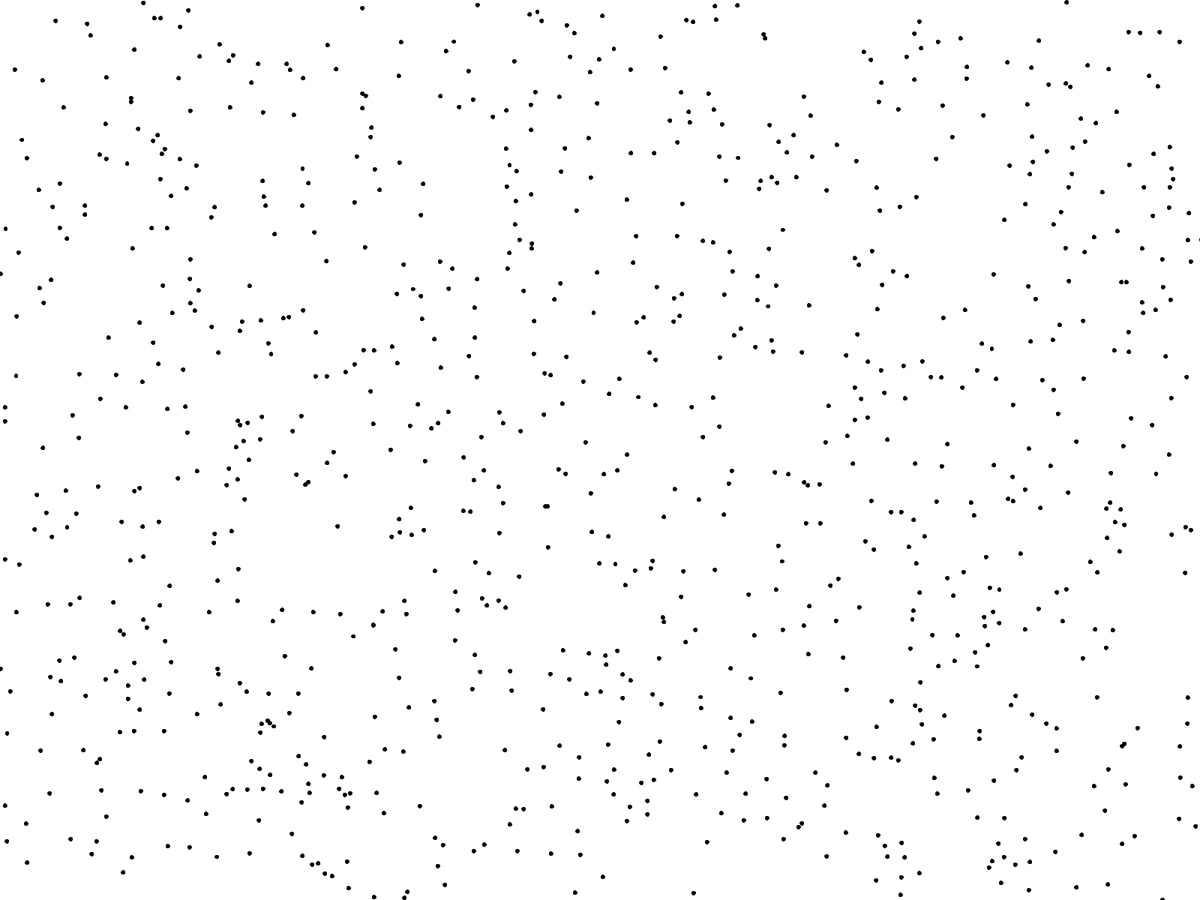
Frame 1 (no input)
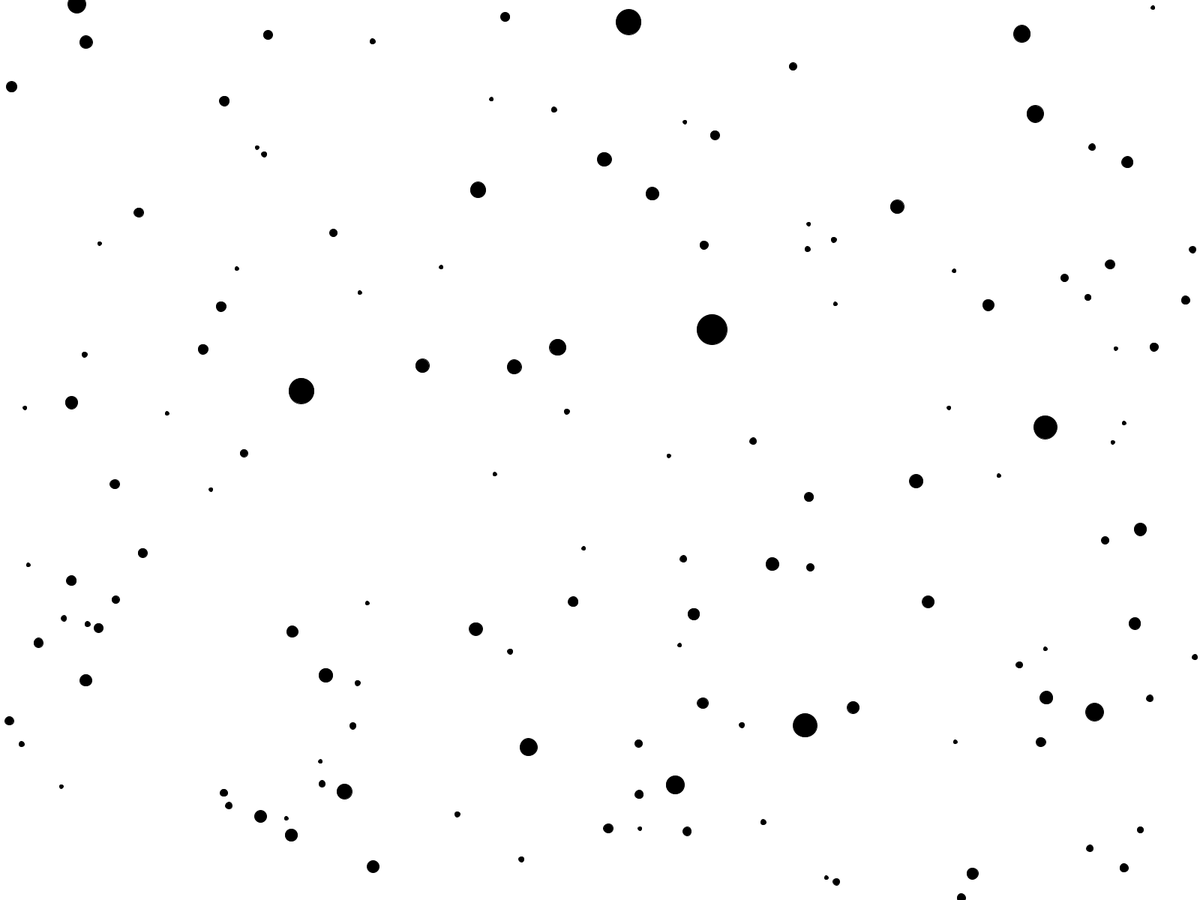
Frame 60 (the mouse pressed at the canvas centre just before this capture)
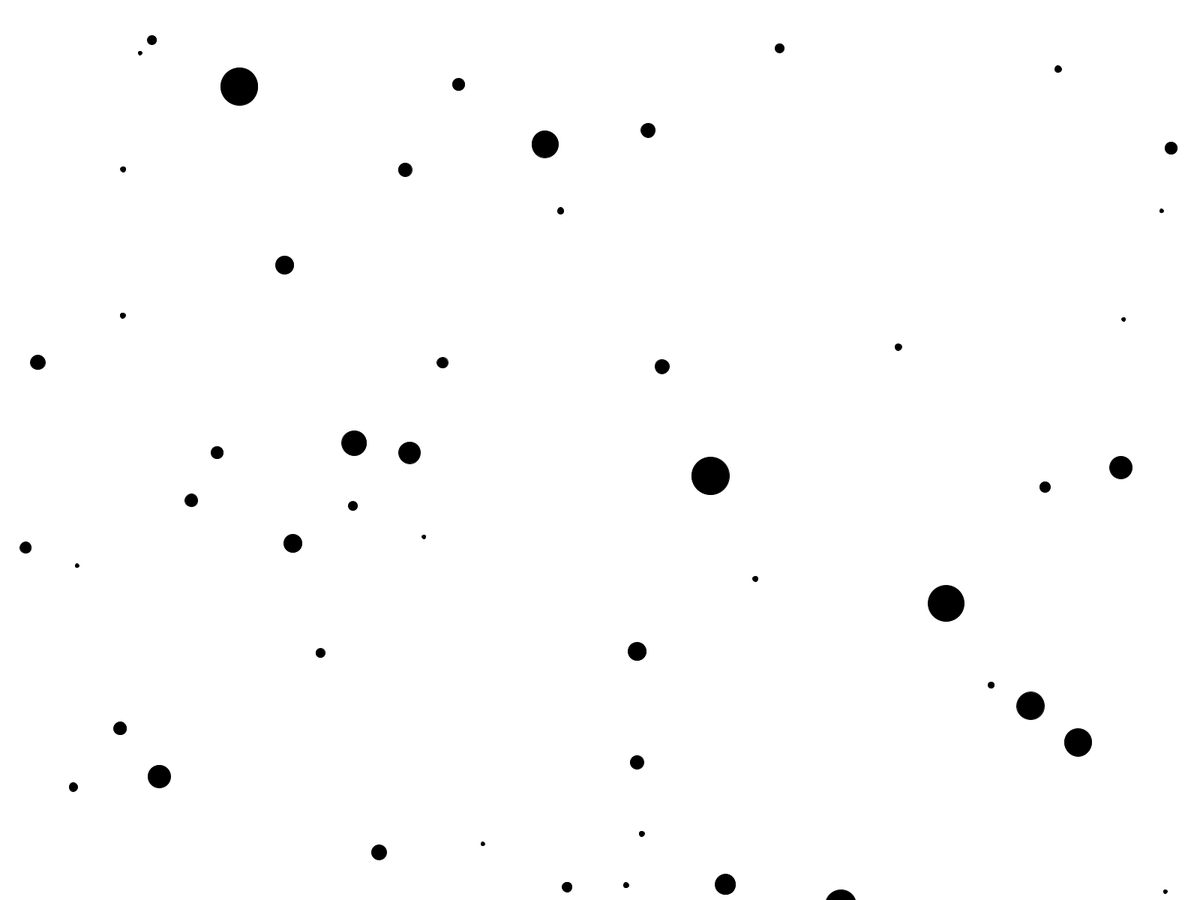
Frame 120 (the mouse held since frame 60 and released just before this capture)

The Processing sketch that drew these frames (run headless with seeded random() and noise(); from frame 60 on, the mouse is pressed at the canvas centre):

// Processing sketch: balls
// ── balls.pde
ArrayList<Ball> balls = new ArrayList<Ball>();

float i;

void setup() {
  
  
  
  fullScreen();

  //frameRate(5);

  for(int i = 0; i < 1000; i++) {
   
    balls.add(new Ball());
    
  }
  
}

void draw() {
 
  background(255);
  
  for(Ball b : balls) {
    
    b.move();
    b.display();
    
    for(Ball b2 : balls) 
      
     if(b != b2) {
      if((dist(b.x, b.y, b2.x, b2.y) < sqrt(b.area / PI) + sqrt(b2.area / PI ) && b.area >= b2.area)) {
        
        b.area += b2.area;
        
        b.xSpeed -= ((b2.xSpeed * b2.area) / b.area) / 5;
        b.ySpeed -= ((b2.ySpeed * b2.area) / b.area) / 5;
        
        b2.x = random(1000000);
        b2.y = random(1000000);
        
       
      }
     }
    }
    
  }
  
// ── ball.pde
class Ball {
  
  float x, y, xSpeed, ySpeed, area;
  
  Ball() {
    
    x = random(width);
    y = random(height);
    
    area = 78;
    
    xSpeed = random(-10, 10);
    ySpeed = random(-10, 10);
    
  }
  
  void display() {
    
    
    fill(0);
    ellipse(x, y, sqrt(area / PI), sqrt(area / PI));
    
  }
  
  void move() {
   
    x += xSpeed;
    y += ySpeed;
    
    if(x > width || x < 0) {
     
      xSpeed = -xSpeed;
      
    }
    
    if(y > height || y < 0) {
     
      ySpeed = -ySpeed;
      
    }
    
  }
 
  
  
}
